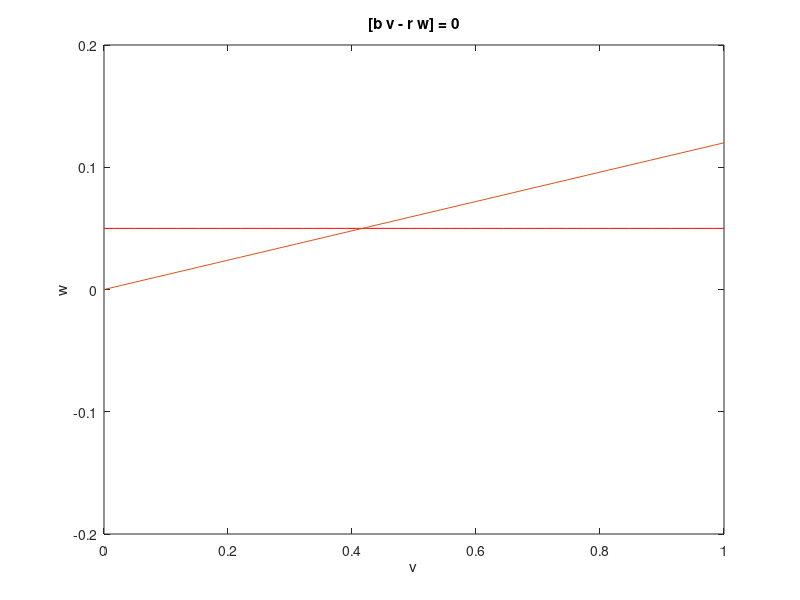

Here is the MATLAB script that generated this plot: (Note: this script raises an error after producing the figure.)
a=0.5;
Im=0.05;
b=0.012
r=0.1

%differentiating F=0 w. r. t v to give D
p=[3 -3 0.5];
solv=roots(p)
%slope calculation
for i=1:2
    solw(i)=solv(i)*(a-solv(i))*(solv(i)-1)+Im 
end
slope=(solw(2)-solw(1))/(solv(2)-solv(1))%slope not dependent on Im

%slope=0.12<0.1667
%0<b/r<0.1667
%by varying the values for b, r and Im, the required phase plot is found

g=@(v,w)[b*v-r*w]; %w nullcline
F=@(v,w)[v*(a-v)*(v-1)-w + Im]; %v nullcline

figure('Name','Phase Plot, case4');
ez1=ezplot(F,[-0,1,-0.2,0.2]);
hold on
ezplot(g, [-0,1,-0.2,0.2]);
set(ez1,'color',[1 0 0])

%suitability
syms x y
[solx,soly] = vpasolve([b*x-r*y==0],[x*(a-x)*(x-1)-y+Im==0]);

%p3=(0.813, 0.097) ,p1=(0.106, 0.013) p2= (0.581, 0.007), in that order, are i=1,2,3.

for i=1:3
    V=vpa(solx(i),3)
    delta(i)=(-3*V^2+3*V-0.5)*(-r);
    tou(i)=(-3*V^2+3*V-0.5);
end  
delta
tou
%at p3
v(1)=vpa(solx(1)+0.01,3);
w(1)=vpa(soly(1)+0.01,3);
t(1)=0;
h=0.1;
for s=2:200
    v(s)=v(s-1)+(v(s-1)*(a-v(s-1))*(v(s-1)-1)-w(s-1) + Im)*h;
    w(s)=w(s-1)+(b*v(s-1)-r*w(s-1))*h;
    t(s)=t(s-1) + h;
end

figure('Name','V(t) vs t, case 4 -P3');
plot(t,v)

figure('Name','W(t) vs t, case 4 -P3');
plot(t,w)

%at p2
v(1)=vpa(solx(3)+0.01,3);
w(1)=vpa(soly(3)+0.01,3);
t(1)=0;
h=0.1;
for s=2:200
    v(s)=v(s-1)+(v(s-1)*(a-v(s-1))*(v(s-1)-1)-w(s-1) + Im)*h;
    w(s)=w(s-1)+(b*v(s-1)-r*w(s-1))*h;
    t(s)=t(s-1) + h;
end

figure('Name','V(t) vs t, case 4 -P1');
plot(t,v)

figure('Name','W(t) vs t, case 4 -P1');
plot(t,w)



